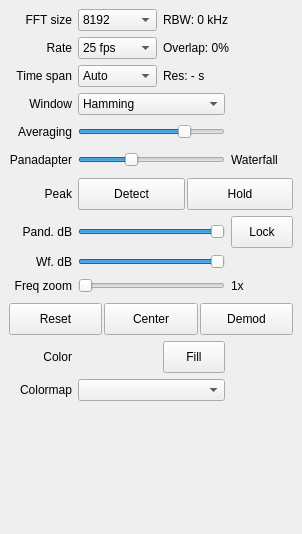
<?xml version="1.0" encoding="UTF-8"?>
<ui version="4.0">
 <class>DockFft</class>
 <widget class="QDockWidget" name="DockFft">
  <property name="geometry">
   <rect>
    <x>0</x>
    <y>0</y>
    <width>302</width>
    <height>534</height>
   </rect>
  </property>
  <property name="sizePolicy">
   <sizepolicy hsizetype="MinimumExpanding" vsizetype="Preferred">
    <horstretch>0</horstretch>
    <verstretch>0</verstretch>
   </sizepolicy>
  </property>
  <property name="minimumSize">
   <size>
    <width>280</width>
    <height>200</height>
   </size>
  </property>
  <property name="maximumSize">
   <size>
    <width>524287</width>
    <height>524287</height>
   </size>
  </property>
  <property name="windowIcon">
   <iconset resource="../../resources/icons.qrc">
    <normaloff>:/icons/icons/signal.svg</normaloff>:/icons/icons/signal.svg</iconset>
  </property>
  <property name="toolTip">
   <string>FFT performance and display settings</string>
  </property>
  <property name="allowedAreas">
   <set>Qt::LeftDockWidgetArea|Qt::RightDockWidgetArea</set>
  </property>
  <property name="windowTitle">
   <string>FFT Settings</string>
  </property>
  <widget class="QWidget" name="dockWidgetContents">
   <layout class="QVBoxLayout" name="verticalLayout_2">
    <item>
     <widget class="QScrollArea" name="scrollArea">
      <property name="sizePolicy">
       <sizepolicy hsizetype="Preferred" vsizetype="Preferred">
        <horstretch>0</horstretch>
        <verstretch>0</verstretch>
       </sizepolicy>
      </property>
      <property name="frameShape">
       <enum>QFrame::NoFrame</enum>
      </property>
      <property name="frameShadow">
       <enum>QFrame::Sunken</enum>
      </property>
      <property name="horizontalScrollBarPolicy">
       <enum>Qt::ScrollBarAsNeeded</enum>
      </property>
      <property name="sizeAdjustPolicy">
       <enum>QAbstractScrollArea::AdjustToContentsOnFirstShow</enum>
      </property>
      <property name="widgetResizable">
       <bool>true</bool>
      </property>
      <widget class="QWidget" name="scrollAreaWidgetContents">
       <property name="geometry">
        <rect>
         <x>0</x>
         <y>0</y>
         <width>302</width>
         <height>483</height>
        </rect>
       </property>
       <layout class="QVBoxLayout" name="verticalLayout">
        <property name="spacing">
         <number>0</number>
        </property>
        <property name="leftMargin">
         <number>0</number>
        </property>
        <property name="topMargin">
         <number>0</number>
        </property>
        <property name="rightMargin">
         <number>0</number>
        </property>
        <property name="bottomMargin">
         <number>0</number>
        </property>
        <item>
         <layout class="QGridLayout" name="gridLayout">
          <property name="sizeConstraint">
           <enum>QLayout::SetDefaultConstraint</enum>
          </property>
          <property name="leftMargin">
           <number>0</number>
          </property>
          <property name="topMargin">
           <number>0</number>
          </property>
          <property name="rightMargin">
           <number>0</number>
          </property>
          <property name="bottomMargin">
           <number>0</number>
          </property>
          <property name="spacing">
           <number>6</number>
          </property>
          <item row="0" column="2" colspan="2">
           <widget class="QLabel" name="fftRbwLabel">
            <property name="toolTip">
             <string>Resolution bandwidth</string>
            </property>
            <property name="text">
             <string>RBW: 0 kHz</string>
            </property>
           </widget>
          </item>
          <item row="4" column="0">
           <widget class="QLabel" name="fftAvgLabel">
            <property name="sizePolicy">
             <sizepolicy hsizetype="Preferred" vsizetype="Preferred">
              <horstretch>0</horstretch>
              <verstretch>0</verstretch>
             </sizepolicy>
            </property>
            <property name="toolTip">
             <string>FFT averaging gain</string>
            </property>
            <property name="text">
             <string>Averaging</string>
            </property>
            <property name="alignment">
             <set>Qt::AlignRight|Qt::AlignTrailing|Qt::AlignVCenter</set>
            </property>
           </widget>
          </item>
          <item row="12" column="1">
           <widget class="QtColorPicker" name="colorPicker">
            <property name="sizePolicy">
             <sizepolicy hsizetype="MinimumExpanding" vsizetype="Preferred">
              <horstretch>0</horstretch>
              <verstretch>0</verstretch>
             </sizepolicy>
            </property>
            <property name="minimumSize">
             <size>
              <width>50</width>
              <height>32</height>
             </size>
            </property>
            <property name="toolTip">
             <string>Click to select color for the FFT plot</string>
            </property>
            <property name="statusTip">
             <string>Click to select color for the FFT plot</string>
            </property>
            <property name="text">
             <string/>
            </property>
            <property name="flat">
             <bool>true</bool>
            </property>
           </widget>
          </item>
          <item row="5" column="3">
           <widget class="QLabel" name="wfLabel">
            <property name="sizePolicy">
             <sizepolicy hsizetype="MinimumExpanding" vsizetype="Preferred">
              <horstretch>0</horstretch>
              <verstretch>0</verstretch>
             </sizepolicy>
            </property>
            <property name="text">
             <string>Waterfall</string>
            </property>
            <property name="alignment">
             <set>Qt::AlignLeading|Qt::AlignLeft|Qt::AlignVCenter</set>
            </property>
           </widget>
          </item>
          <item row="5" column="0">
           <widget class="QLabel" name="pandLabel">
            <property name="sizePolicy">
             <sizepolicy hsizetype="Preferred" vsizetype="Preferred">
              <horstretch>0</horstretch>
              <verstretch>0</verstretch>
             </sizepolicy>
            </property>
            <property name="text">
             <string>Panadapter</string>
            </property>
            <property name="alignment">
             <set>Qt::AlignRight|Qt::AlignTrailing|Qt::AlignVCenter</set>
            </property>
           </widget>
          </item>
          <item row="1" column="2" colspan="2">
           <widget class="QLabel" name="fftOvrLabel">
            <property name="toolTip">
             <string>FFT buffer overlap between two consecutive FFT calculations.</string>
            </property>
            <property name="text">
             <string>Overlap: 0%</string>
            </property>
            <property name="margin">
             <number>0</number>
            </property>
           </widget>
          </item>
          <item row="1" column="0">
           <widget class="QLabel" name="fftRateLabel">
            <property name="text">
             <string>Rate</string>
            </property>
            <property name="alignment">
             <set>Qt::AlignRight|Qt::AlignTrailing|Qt::AlignVCenter</set>
            </property>
           </widget>
          </item>
          <item row="7" column="1" colspan="2">
           <widget class="ctkRangeSlider" name="pandRangeSlider">
            <property name="sizePolicy">
             <sizepolicy hsizetype="Expanding" vsizetype="Fixed">
              <horstretch>0</horstretch>
              <verstretch>0</verstretch>
             </sizepolicy>
            </property>
            <property name="minimumSize">
             <size>
              <width>0</width>
              <height>0</height>
             </size>
            </property>
            <property name="toolTip">
             <string>Set pandapter dB range</string>
            </property>
            <property name="statusTip">
             <string>Set pandapter dB range</string>
            </property>
            <property name="minimum">
             <number>-160</number>
            </property>
            <property name="maximum">
             <number>0</number>
            </property>
            <property name="orientation">
             <enum>Qt::Horizontal</enum>
            </property>
           </widget>
          </item>
          <item row="9" column="1" rowspan="2" colspan="2">
           <widget class="QSlider" name="fftZoomSlider">
            <property name="sizePolicy">
             <sizepolicy hsizetype="MinimumExpanding" vsizetype="Preferred">
              <horstretch>0</horstretch>
              <verstretch>0</verstretch>
             </sizepolicy>
            </property>
            <property name="minimumSize">
             <size>
              <width>0</width>
              <height>22</height>
             </size>
            </property>
            <property name="toolTip">
             <string>Set zoom level on the frequency axis</string>
            </property>
            <property name="statusTip">
             <string>Set zoom level on the frequency axis</string>
            </property>
            <property name="minimum">
             <number>1</number>
            </property>
            <property name="maximum">
             <number>150</number>
            </property>
            <property name="pageStep">
             <number>5</number>
            </property>
            <property name="orientation">
             <enum>Qt::Horizontal</enum>
            </property>
            <property name="invertedAppearance">
             <bool>false</bool>
            </property>
            <property name="invertedControls">
             <bool>false</bool>
            </property>
            <property name="tickPosition">
             <enum>QSlider::NoTicks</enum>
            </property>
           </widget>
          </item>
          <item row="7" column="3">
           <widget class="QPushButton" name="lockButton">
            <property name="enabled">
             <bool>true</bool>
            </property>
            <property name="sizePolicy">
             <sizepolicy hsizetype="MinimumExpanding" vsizetype="Preferred">
              <horstretch>0</horstretch>
              <verstretch>0</verstretch>
             </sizepolicy>
            </property>
            <property name="minimumSize">
             <size>
              <width>50</width>
              <height>32</height>
             </size>
            </property>
            <property name="toolTip">
             <string>Lock panadapter and waterfall sliders together</string>
            </property>
            <property name="statusTip">
             <string>Lock panadapter and waterfall sliders together</string>
            </property>
            <property name="text">
             <string>Lock</string>
            </property>
            <property name="checkable">
             <bool>true</bool>
            </property>
           </widget>
          </item>
          <item row="2" column="1">
           <widget class="QComboBox" name="wfSpanComboBox">
            <property name="sizePolicy">
             <sizepolicy hsizetype="MinimumExpanding" vsizetype="Preferred">
              <horstretch>0</horstretch>
              <verstretch>0</verstretch>
             </sizepolicy>
            </property>
            <property name="toolTip">
             <string>The vertical time span on the waterfall.</string>
            </property>
            <item>
             <property name="text">
              <string>Auto</string>
             </property>
            </item>
            <item>
             <property name="text">
              <string>1 min</string>
             </property>
            </item>
            <item>
             <property name="text">
              <string>2 min</string>
             </property>
            </item>
            <item>
             <property name="text">
              <string>5 min</string>
             </property>
            </item>
            <item>
             <property name="text">
              <string>10 min</string>
             </property>
            </item>
            <item>
             <property name="text">
              <string>15 min</string>
             </property>
            </item>
            <item>
             <property name="text">
              <string>20 min</string>
             </property>
            </item>
            <item>
             <property name="text">
              <string>30 min</string>
             </property>
            </item>
            <item>
             <property name="text">
              <string>1 hour</string>
             </property>
            </item>
            <item>
             <property name="text">
              <string>2 hours</string>
             </property>
            </item>
            <item>
             <property name="text">
              <string>5 hours</string>
             </property>
            </item>
            <item>
             <property name="text">
              <string>10 hours</string>
             </property>
            </item>
            <item>
             <property name="text">
              <string>16 hours</string>
             </property>
            </item>
            <item>
             <property name="text">
              <string>24 hours</string>
             </property>
            </item>
            <item>
             <property name="text">
              <string>48 hours</string>
             </property>
            </item>
           </widget>
          </item>
          <item row="3" column="1" colspan="2">
           <widget class="QComboBox" name="fftWinComboBox">
            <property name="toolTip">
             <string>FFT window</string>
            </property>
            <item>
             <property name="text">
              <string>Hamming</string>
             </property>
            </item>
            <item>
             <property name="text">
              <string>Hann</string>
             </property>
            </item>
            <item>
             <property name="text">
              <string>Blackman</string>
             </property>
            </item>
            <item>
             <property name="text">
              <string>Rectangular</string>
             </property>
            </item>
            <item>
             <property name="text">
              <string>Kaiser</string>
             </property>
            </item>
            <item>
             <property name="text">
              <string>Blackman-Harris</string>
             </property>
            </item>
            <item>
             <property name="text">
              <string>Bartlett</string>
             </property>
            </item>
            <item>
             <property name="text">
              <string>Flattop</string>
             </property>
            </item>
           </widget>
          </item>
          <item row="0" column="0">
           <widget class="QLabel" name="fftSizeLabel">
            <property name="text">
             <string>FFT size</string>
            </property>
            <property name="alignment">
             <set>Qt::AlignRight|Qt::AlignTrailing|Qt::AlignVCenter</set>
            </property>
           </widget>
          </item>
          <item row="5" column="1" colspan="2">
           <widget class="QSlider" name="fftSplitSlider">
            <property name="sizePolicy">
             <sizepolicy hsizetype="MinimumExpanding" vsizetype="Preferred">
              <horstretch>0</horstretch>
              <verstretch>0</verstretch>
             </sizepolicy>
            </property>
            <property name="minimumSize">
             <size>
              <width>0</width>
              <height>22</height>
             </size>
            </property>
            <property name="toolTip">
             <string>Spatial distribution between pandapter and waterfall</string>
            </property>
            <property name="minimum">
             <number>0</number>
            </property>
            <property name="maximum">
             <number>100</number>
            </property>
            <property name="value">
             <number>35</number>
            </property>
            <property name="orientation">
             <enum>Qt::Horizontal</enum>
            </property>
           </widget>
          </item>
          <item row="1" column="1">
           <widget class="QComboBox" name="fftRateComboBox">
            <property name="sizePolicy">
             <sizepolicy hsizetype="MinimumExpanding" vsizetype="Preferred">
              <horstretch>0</horstretch>
              <verstretch>0</verstretch>
             </sizepolicy>
            </property>
            <property name="minimumSize">
             <size>
              <width>0</width>
              <height>0</height>
             </size>
            </property>
            <property name="toolTip">
             <string>FFT refresh rate</string>
            </property>
            <property name="currentIndex">
             <number>3</number>
            </property>
            <item>
             <property name="text">
              <string>60 fps</string>
             </property>
            </item>
            <item>
             <property name="text">
              <string>50 fps</string>
             </property>
            </item>
            <item>
             <property name="text">
              <string>30 fps</string>
             </property>
            </item>
            <item>
             <property name="text">
              <string>25 fps</string>
             </property>
            </item>
            <item>
             <property name="text">
              <string>20 fps</string>
             </property>
            </item>
            <item>
             <property name="text">
              <string>17 fps</string>
             </property>
            </item>
            <item>
             <property name="text">
              <string>15 fps</string>
             </property>
            </item>
            <item>
             <property name="text">
              <string>10 fps</string>
             </property>
            </item>
            <item>
             <property name="text">
              <string>5 fps</string>
             </property>
            </item>
            <item>
             <property name="text">
              <string>1 fps</string>
             </property>
            </item>
            <item>
             <property name="text">
              <string>0 fps</string>
             </property>
            </item>
           </widget>
          </item>
          <item row="6" column="1" colspan="3">
           <layout class="QHBoxLayout" name="horizontalLayout_2" stretch="0,0">
            <property name="spacing">
             <number>2</number>
            </property>
            <property name="sizeConstraint">
             <enum>QLayout::SetDefaultConstraint</enum>
            </property>
            <property name="topMargin">
             <number>1</number>
            </property>
            <property name="bottomMargin">
             <number>0</number>
            </property>
            <item>
             <widget class="QPushButton" name="peakDetectionButton">
              <property name="sizePolicy">
               <sizepolicy hsizetype="MinimumExpanding" vsizetype="Preferred">
                <horstretch>0</horstretch>
                <verstretch>0</verstretch>
               </sizepolicy>
              </property>
              <property name="minimumSize">
               <size>
                <width>50</width>
                <height>32</height>
               </size>
              </property>
              <property name="maximumSize">
               <size>
                <width>16777215</width>
                <height>16777215</height>
               </size>
              </property>
              <property name="toolTip">
               <string>Enable peak detection in FFT</string>
              </property>
              <property name="text">
               <string>Detect</string>
              </property>
              <property name="checkable">
               <bool>true</bool>
              </property>
             </widget>
            </item>
            <item>
             <widget class="QPushButton" name="peakHoldButton">
              <property name="sizePolicy">
               <sizepolicy hsizetype="MinimumExpanding" vsizetype="Preferred">
                <horstretch>0</horstretch>
                <verstretch>0</verstretch>
               </sizepolicy>
              </property>
              <property name="minimumSize">
               <size>
                <width>50</width>
                <height>32</height>
               </size>
              </property>
              <property name="maximumSize">
               <size>
                <width>16777215</width>
                <height>16777215</height>
               </size>
              </property>
              <property name="toolTip">
               <string>Toggle peak hold in FFT</string>
              </property>
              <property name="text">
               <string>Hold</string>
              </property>
              <property name="checkable">
               <bool>true</bool>
              </property>
             </widget>
            </item>
           </layout>
          </item>
          <item row="2" column="0">
           <widget class="QLabel" name="label">
            <property name="toolTip">
             <string>The vertical time span on the waterfall.</string>
            </property>
            <property name="statusTip">
             <string/>
            </property>
            <property name="text">
             <string>Time span</string>
            </property>
            <property name="alignment">
             <set>Qt::AlignRight|Qt::AlignTrailing|Qt::AlignVCenter</set>
            </property>
           </widget>
          </item>
          <item row="8" column="1" colspan="2">
           <widget class="ctkRangeSlider" name="wfRangeSlider">
            <property name="toolTip">
             <string>Set waterfall dB range</string>
            </property>
            <property name="statusTip">
             <string>Set waterfall dB range</string>
            </property>
            <property name="minimum">
             <number>-160</number>
            </property>
            <property name="maximum">
             <number>0</number>
            </property>
            <property name="orientation">
             <enum>Qt::Horizontal</enum>
            </property>
           </widget>
          </item>
          <item row="11" column="0" colspan="4">
           <layout class="QHBoxLayout" name="horizontalLayout" stretch="0,0,0">
            <property name="spacing">
             <number>2</number>
            </property>
            <item>
             <widget class="QPushButton" name="resetButton">
              <property name="sizePolicy">
               <sizepolicy hsizetype="MinimumExpanding" vsizetype="Preferred">
                <horstretch>0</horstretch>
                <verstretch>0</verstretch>
               </sizepolicy>
              </property>
              <property name="minimumSize">
               <size>
                <width>50</width>
                <height>32</height>
               </size>
              </property>
              <property name="maximumSize">
               <size>
                <width>16777215</width>
                <height>16777215</height>
               </size>
              </property>
              <property name="toolTip">
               <string>Reset zoom level to 1x</string>
              </property>
              <property name="text">
               <string>Reset</string>
              </property>
             </widget>
            </item>
            <item>
             <widget class="QPushButton" name="centerButton">
              <property name="sizePolicy">
               <sizepolicy hsizetype="MinimumExpanding" vsizetype="Preferred">
                <horstretch>0</horstretch>
                <verstretch>0</verstretch>
               </sizepolicy>
              </property>
              <property name="minimumSize">
               <size>
                <width>50</width>
                <height>32</height>
               </size>
              </property>
              <property name="maximumSize">
               <size>
                <width>16777215</width>
                <height>16777215</height>
               </size>
              </property>
              <property name="toolTip">
               <string>Center FFT around original center frequency</string>
              </property>
              <property name="text">
               <string>Center</string>
              </property>
             </widget>
            </item>
            <item>
             <widget class="QPushButton" name="demodButton">
              <property name="sizePolicy">
               <sizepolicy hsizetype="MinimumExpanding" vsizetype="Preferred">
                <horstretch>0</horstretch>
                <verstretch>0</verstretch>
               </sizepolicy>
              </property>
              <property name="minimumSize">
               <size>
                <width>50</width>
                <height>32</height>
               </size>
              </property>
              <property name="maximumSize">
               <size>
                <width>16777215</width>
                <height>16777215</height>
               </size>
              </property>
              <property name="toolTip">
               <string>Center FFT around demodulator frequency</string>
              </property>
              <property name="text">
               <string>Demod</string>
              </property>
             </widget>
            </item>
           </layout>
          </item>
          <item row="8" column="0">
           <widget class="QLabel" name="wfRangeLabel">
            <property name="toolTip">
             <string>Set waterfall dB range</string>
            </property>
            <property name="statusTip">
             <string>Set waterfall dB range</string>
            </property>
            <property name="text">
             <string>Wf. dB</string>
            </property>
            <property name="alignment">
             <set>Qt::AlignRight|Qt::AlignTrailing|Qt::AlignVCenter</set>
            </property>
           </widget>
          </item>
          <item row="9" column="0" rowspan="2">
           <widget class="QLabel" name="zoomLAbel">
            <property name="toolTip">
             <string>Set zoom level on the frequency axis</string>
            </property>
            <property name="statusTip">
             <string>Set zoom level on the frequency axis</string>
            </property>
            <property name="text">
             <string>Freq zoom</string>
            </property>
            <property name="alignment">
             <set>Qt::AlignRight|Qt::AlignTrailing|Qt::AlignVCenter</set>
            </property>
           </widget>
          </item>
          <item row="12" column="2">
           <widget class="QPushButton" name="fillButton">
            <property name="sizePolicy">
             <sizepolicy hsizetype="MinimumExpanding" vsizetype="Preferred">
              <horstretch>0</horstretch>
              <verstretch>0</verstretch>
             </sizepolicy>
            </property>
            <property name="minimumSize">
             <size>
              <width>50</width>
              <height>32</height>
             </size>
            </property>
            <property name="maximumSize">
             <size>
              <width>16777215</width>
              <height>16777215</height>
             </size>
            </property>
            <property name="toolTip">
             <string>Fill the area below the FFT plot with a gradient</string>
            </property>
            <property name="statusTip">
             <string>Fill the area below the FFT plot with a gradient</string>
            </property>
            <property name="text">
             <string>Fill</string>
            </property>
            <property name="checkable">
             <bool>true</bool>
            </property>
           </widget>
          </item>
          <item row="14" column="0" colspan="4">
           <spacer name="verticalSpacer">
            <property name="orientation">
             <enum>Qt::Vertical</enum>
            </property>
            <property name="sizeHint" stdset="0">
             <size>
              <width>253</width>
              <height>68</height>
             </size>
            </property>
           </spacer>
          </item>
          <item row="3" column="0">
           <widget class="QLabel" name="label_2">
            <property name="toolTip">
             <string>FFT window</string>
            </property>
            <property name="text">
             <string>Window</string>
            </property>
            <property name="alignment">
             <set>Qt::AlignRight|Qt::AlignTrailing|Qt::AlignVCenter</set>
            </property>
           </widget>
          </item>
          <item row="6" column="0">
           <widget class="QLabel" name="peakLabel">
            <property name="text">
             <string>Peak</string>
            </property>
            <property name="alignment">
             <set>Qt::AlignRight|Qt::AlignTrailing|Qt::AlignVCenter</set>
            </property>
           </widget>
          </item>
          <item row="4" column="1" colspan="2">
           <widget class="QSlider" name="fftAvgSlider">
            <property name="sizePolicy">
             <sizepolicy hsizetype="MinimumExpanding" vsizetype="Preferred">
              <horstretch>0</horstretch>
              <verstretch>0</verstretch>
             </sizepolicy>
            </property>
            <property name="minimumSize">
             <size>
              <width>0</width>
              <height>22</height>
             </size>
            </property>
            <property name="toolTip">
             <string>FFT averaging gain</string>
            </property>
            <property name="maximum">
             <number>100</number>
            </property>
            <property name="value">
             <number>75</number>
            </property>
            <property name="orientation">
             <enum>Qt::Horizontal</enum>
            </property>
            <property name="invertedAppearance">
             <bool>false</bool>
            </property>
            <property name="invertedControls">
             <bool>false</bool>
            </property>
           </widget>
          </item>
          <item row="0" column="1">
           <widget class="QComboBox" name="fftSizeComboBox">
            <property name="enabled">
             <bool>true</bool>
            </property>
            <property name="sizePolicy">
             <sizepolicy hsizetype="MinimumExpanding" vsizetype="Preferred">
              <horstretch>0</horstretch>
              <verstretch>0</verstretch>
             </sizepolicy>
            </property>
            <property name="minimumSize">
             <size>
              <width>0</width>
              <height>0</height>
             </size>
            </property>
            <property name="toolTip">
             <string>&lt;html&gt;Number of FFT points to calculate. Higher values will require more CPU time. This will not influence the number of points on the display since that parameter is adjusted automatically according to the display size.
&lt;/html&gt;</string>
            </property>
            <property name="editable">
             <bool>false</bool>
            </property>
            <property name="currentIndex">
             <number>7</number>
            </property>
            <property name="maxVisibleItems">
             <number>15</number>
            </property>
            <property name="insertPolicy">
             <enum>QComboBox::InsertAlphabetically</enum>
            </property>
            <item>
             <property name="text">
              <string>1048576</string>
             </property>
            </item>
            <item>
             <property name="text">
              <string>524288</string>
             </property>
            </item>
            <item>
             <property name="text">
              <string>262144</string>
             </property>
            </item>
            <item>
             <property name="text">
              <string>131072</string>
             </property>
            </item>
            <item>
             <property name="text">
              <string>65536</string>
             </property>
            </item>
            <item>
             <property name="text">
              <string>32768</string>
             </property>
            </item>
            <item>
             <property name="text">
              <string>16384</string>
             </property>
            </item>
            <item>
             <property name="text">
              <string>8192</string>
             </property>
            </item>
            <item>
             <property name="text">
              <string>4096</string>
             </property>
            </item>
            <item>
             <property name="text">
              <string>3840</string>
             </property>
            </item>
            <item>
             <property name="text">
              <string>2048</string>
             </property>
            </item>
            <item>
             <property name="text">
              <string>1024</string>
             </property>
            </item>
            <item>
             <property name="text">
              <string>768</string>
             </property>
            </item>
            <item>
             <property name="text">
              <string>512</string>
             </property>
            </item>
           </widget>
          </item>
          <item row="12" column="0">
           <widget class="QLabel" name="colorLabel">
            <property name="toolTip">
             <string>Color for the FFT plot</string>
            </property>
            <property name="text">
             <string>Color</string>
            </property>
            <property name="alignment">
             <set>Qt::AlignRight|Qt::AlignTrailing|Qt::AlignVCenter</set>
            </property>
           </widget>
          </item>
          <item row="9" column="3" rowspan="2">
           <widget class="QLabel" name="zoomLevelLabel">
            <property name="sizePolicy">
             <sizepolicy hsizetype="MinimumExpanding" vsizetype="Preferred">
              <horstretch>0</horstretch>
              <verstretch>0</verstretch>
             </sizepolicy>
            </property>
            <property name="toolTip">
             <string>Current zoom level on the frequency axis</string>
            </property>
            <property name="statusTip">
             <string>Current zoom level on the frequency axis</string>
            </property>
            <property name="text">
             <string>1x</string>
            </property>
            <property name="alignment">
             <set>Qt::AlignLeading|Qt::AlignLeft|Qt::AlignVCenter</set>
            </property>
           </widget>
          </item>
          <item row="7" column="0">
           <widget class="QLabel" name="pandRangeLabel">
            <property name="toolTip">
             <string>Set pandapter dB range</string>
            </property>
            <property name="statusTip">
             <string>Set pandapter dB range</string>
            </property>
            <property name="text">
             <string>Pand. dB</string>
            </property>
            <property name="alignment">
             <set>Qt::AlignRight|Qt::AlignTrailing|Qt::AlignVCenter</set>
            </property>
           </widget>
          </item>
          <item row="2" column="2" colspan="2">
           <widget class="QLabel" name="wfResLabel">
            <property name="toolTip">
             <string>Waterfall time resolution.</string>
            </property>
            <property name="statusTip">
             <string/>
            </property>
            <property name="text">
             <string>Res: - s</string>
            </property>
           </widget>
          </item>
          <item row="13" column="1" colspan="2">
           <widget class="QComboBox" name="cmapComboBox">
            <property name="toolTip">
             <string>Select waterfall color map</string>
            </property>
           </widget>
          </item>
          <item row="13" column="0">
           <widget class="QLabel" name="label_3">
            <property name="text">
             <string>Colormap</string>
            </property>
            <property name="alignment">
             <set>Qt::AlignRight|Qt::AlignTrailing|Qt::AlignVCenter</set>
            </property>
           </widget>
          </item>
         </layout>
        </item>
       </layout>
      </widget>
     </widget>
    </item>
   </layout>
  </widget>
 </widget>
 <customwidgets>
  <customwidget>
   <class>ctkRangeSlider</class>
   <extends>QSlider</extends>
   <header>qtgui/ctk/ctkRangeSlider.h</header>
  </customwidget>
  <customwidget>
   <class>QtColorPicker</class>
   <extends>QPushButton</extends>
   <header>qtgui/qtcolorpicker.h</header>
  </customwidget>
 </customwidgets>
 <resources>
  <include location="../../resources/icons.qrc"/>
 </resources>
 <connections/>
</ui>
